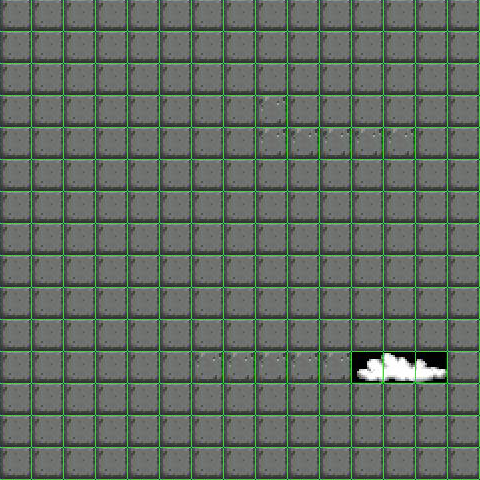

The image is a tile-based game level rendered from a .tmx file. Its description and source (layers, tilesets, objects; grid data summarised) follow:
An orthogonal 15x15 tile map with 32x32 px tiles, 2 tile layers (Capa de Patrones 1, solid).

<map version="1.0" orientation="orthogonal" renderorder="right-down" width="15" height="15" tilewidth="32" tileheight="32" nextobjectid="1">
 <tileset firstgid="1" name="TileMap" tilewidth="32" tileheight="32" spacing="1" margin="2" tilecount="961" columns="31">
  <image source="TileMap.jpg" width="1024" height="1024" />
 </tileset>
 <layer name="Capa de Patrones 1" width="15" height="15">
  <data>[225 cells, 225 non-empty, 2 distinct tile ids]</data>
 </layer>
 <layer name="solid" width="15" height="15">
  <data>[225 cells, 3 non-empty, 3 distinct tile ids]</data>
 </layer>
</map>
